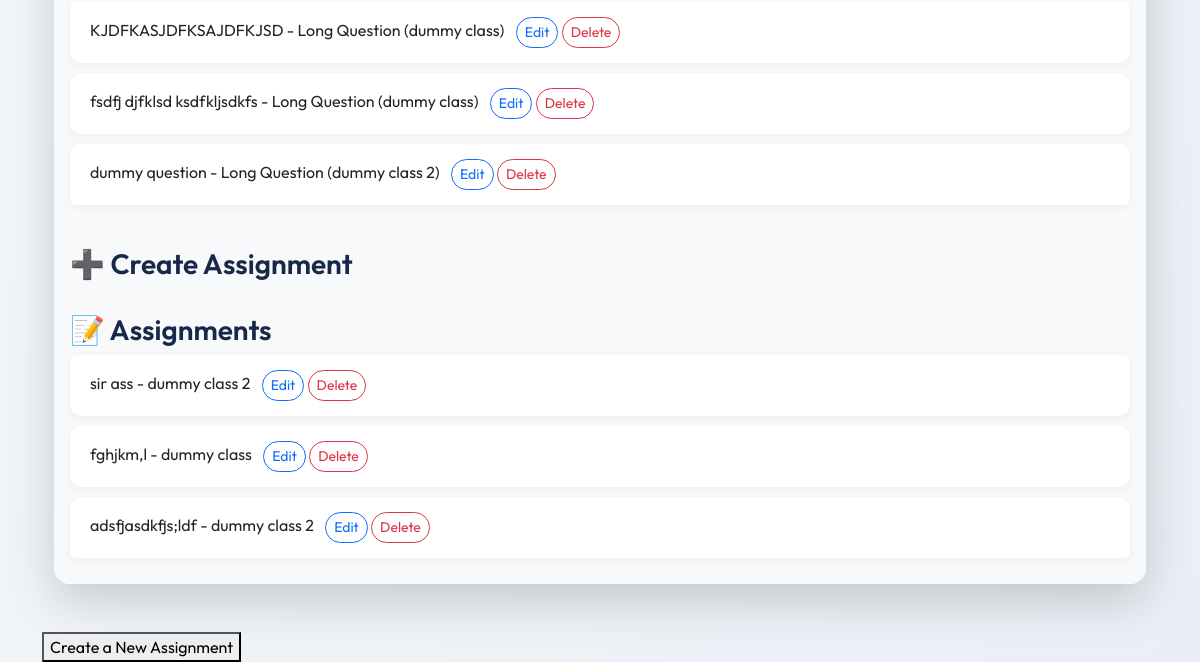
The page /user/teacher/dashboard/ (signed in, lower part) on the database as committed earlier.
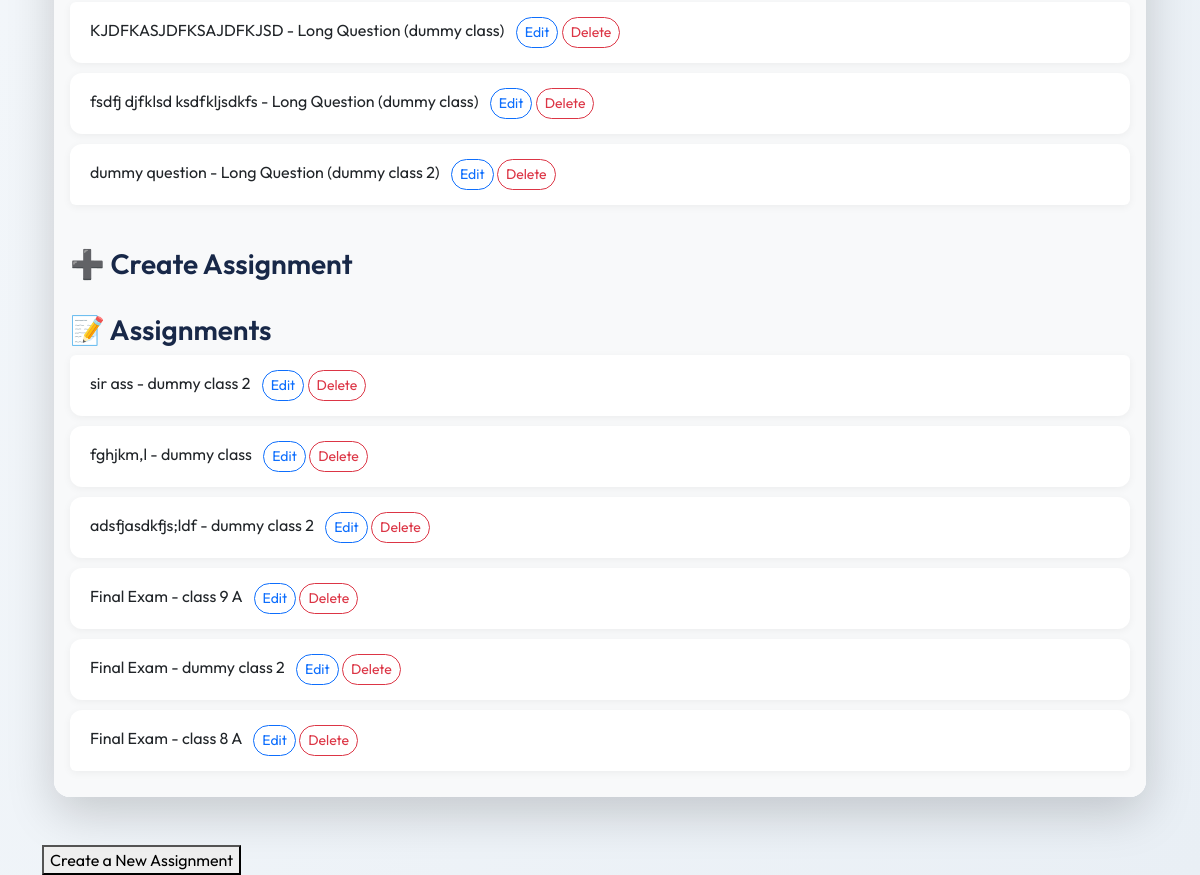
The same page on the database as committed later.
### assignments/models.py (models this page shows, shortened)
class AssignmentQuestion(models.Model):
    QUESTION_TYPE_CHOICES=[
        ('LONG', 'Long Question'),
        ('SHORT', 'Short Question'),
        ('MCQ', 'Multiple Choice')
    ]
    teacher = models.ForeignKey(
        User,
        on_delete= CASCADE,
        limit_choices_to={'role': 'teacher'},
        related_name= 'questions'
    )
    assigned_class = models.ForeignKey(ClassRoom, on_delete=CASCADE, related_name='questions')
    text = models.TextField()
    question_type = models.CharField(max_length=5, choices = QUESTION_TYPE_CHOICES)
    marks = models.PositiveIntegerField()
    option_a = models.CharField(max_length = 255, blank = True, null = True)
    option_b = models.CharField(max_length=255, blank=True, null=True)
    option_c = models.CharField(max_length=255, blank=True, null=True)
    option_d = models.CharField(max_length=255, blank=True, null=True)
    correct_option = models.CharField(
        max_length=1,
        choices = [('a','A'), ('b', 'B'), ('c', 'C'), ('d', 'D')],
        null=True,
        blank=True,
    )
    created_at = models.DateTimeField(auto_now_add=True)

class Assignment(models.Model):
    title = models.CharField(max_length=255, verbose_name='Title')
    description = models.TextField(verbose_name='Description', blank=True, null=True)
    due_date = models.DateTimeField(validators=[validate_due_date])
    created_at = models.DateTimeField(auto_now_add=True)
    teacher = models.ForeignKey(
        User,
        on_delete=CASCADE,
        limit_choices_to={'role': 'teacher'},
        related_name='assignments',
        blank=True,
        null=True
    )
    assigned_class = models.ForeignKey(
        ClassRoom,
        on_delete=CASCADE,
        related_name='assignments')
    questions = models.ManyToManyField(
        AssignmentQuestion,
        through = 'AssignmentQuestionThrough',
        related_name = 'assignments'
    )

### school/models.py (models this page shows, shortened)
class ClassRoom(models.Model):
    name = models.CharField(max_length=100)
    grade_level= models.IntegerField(validators=[validate_grade_level])
    school = models.ForeignKey(School, on_delete=models.CASCADE, related_name='classes')
    assigned_teacher = models.ForeignKey(
        User,
        on_delete=models.SET_NULL,
        null=True,
        blank=True,
        limit_choices_to={'role': 'teacher'},
        related_name='teaching_classes'
    )
    students = models.ManyToManyField(
        User,
        blank=True,
        limit_choices_to={'role': 'student'},
        related_name='enrolled_classes'
    )
    is_active = models.BooleanField(default=True, verbose_name="Is Active")
    created_at = models.DateTimeField(auto_now_add=True)
    class Meta:
        unique_together = ('name', 'school')  #here ensuring classname should be unique, we fullfilled one section or multiple section requirements here
    def __str__(self):
        return f"{self.name} - Grade {self.grade_level} ({self.school.name})"

### users/views.py (the view, shortened to what this page needs)
# urls.py: path('teacher/dashboard/', TeacherDashboardView.as_view(), name='teacher_dashboard'),
@method_decorator(teacher_required, name='dispatch')
class TeacherDashboardView(View):
    template_name = 'teacher_dashboard.html'
    def get(self, request):
        if request.user.role !='teacher':
            return HttpResponse("this moduel is only for teacher")
        name_is, email_is, temp = teacher_basic_info(request)
        class_filter = request.GET.get('class_id')
        classes = request.user.teaching_classes.all()
        if class_filter:
            questions = AssignmentQuestion.objects.filter(teacher = request.user, assigned_class__id = class_filter)
            assignments = Assignment.objects.filter(teacher = request.user, assigned_class__id = class_filter)
        else:
            questions = AssignmentQuestion.objects.filter(teacher = request.user)
            assignments = Assignment.objects.filter(teacher=request.user)
        question_forms = {
            q.id: AssignmentQuestionInLineForm(instance=q, user=request.user)
            for q in questions
        }
        context = {
            'classes': classes,
            'selected_class_id':class_filter,
            "assignment_form": AssignmentForm(request = request),
            "question_form":AssignmentQuestionInLineForm(user=request.user),
            'question_forms' : question_forms,
            'assignments' : assignments,
            'questions': questions,
            "name_is": name_is,
            "email_is": email_is,
            'total_classes': temp
        }
        return render(request, self.template_name, context)

### users/templatetags/custom_filters.py (called while the page is built)
@register.filter
def get_item(dictionary, key):
    return dictionary.get(key)

### users/views.py (called while the page is built)
def teacher_basic_info(request):
    role_is = request.user.role
    name_is = request.user.full_name
    email_is = request.user.email
    all_classes_of_teacher = ClassRoom.objects.filter(assigned_teacher__email__iexact=email_is)
    temp = 0
    for class_ in all_classes_of_teacher:
        temp += 1
    return name_is, email_is, temp

### users/templates/teacher_dashboard.html (shortened to what this page needs)
{% extends 'base.html' %}
{% load custom_filters %}
{% block content %}
<div class="container py-5">
    <div class="card shadow-lg border-0 rounded-4">
        <div class="card-body bg-light rounded-bottom-4">
            <ul class="list-group mb-4">
                {% for q in questions %}
                <li class="list-group-item">
                    <div id="question-display-{{ q.id }}">
                        {{ q.text }} - {{ q.get_question_type_display }} ({{ q.assigned_class.name }})
                        <button class="btn btn-sm btn-outline-primary ms-2"
                                onclick="toggleEditForm('{{ q.id }}', 'question')">Edit
                        </button>
                        <form method="post" style="display:inline;">
                            <button class="btn btn-sm btn-outline-danger" type="submit">Delete</button>
                        </form>
                    </div>
                </li>
                {% empty %}
                <li class="list-group-item text-muted">No questions available.</li>
                {% endfor %}
            </ul>
            <h3>➕ Create Assignment</h3>
            <h3>📝 Assignments</h3>
            <ul class="list-group">
                {% for a in assignments %}
                <li class="list-group-item">
                    <div id="assignment-display-{{ a.id }}">
                        {{ a.title }} - {{ a.assigned_class.name }}
                        <button class="btn btn-sm btn-outline-primary ms-2"
                                onclick="toggleEditForm('{{ a.id }}', 'assignment')">Edit
                        </button>
                        <form method="post" style="display:inline;">
                            <button class="btn btn-sm btn-outline-danger" type="submit">Delete</button>
                        </form>
                    </div>
                </li>
                {% empty %}
                <li class="list-group-item text-muted">No assignments available.</li>
                {% endfor %}
            </ul>
        </div>
    </div>
</div>
<div>
    <a href="{% url 'assignment_create_view' %}">
        <button type="button" >Create a New Assignment</button>
    </a>
</div>
{% endblock %}

Rows that differ between the two databases and show on the page:
added Assignment: title "Final Exam", assigned_class.name "class 9 A"
added Assignment: title "Final Exam", assigned_class.name "dummy class 2"
added Assignment: title "Final Exam", assigned_class.name "class 8 A"
